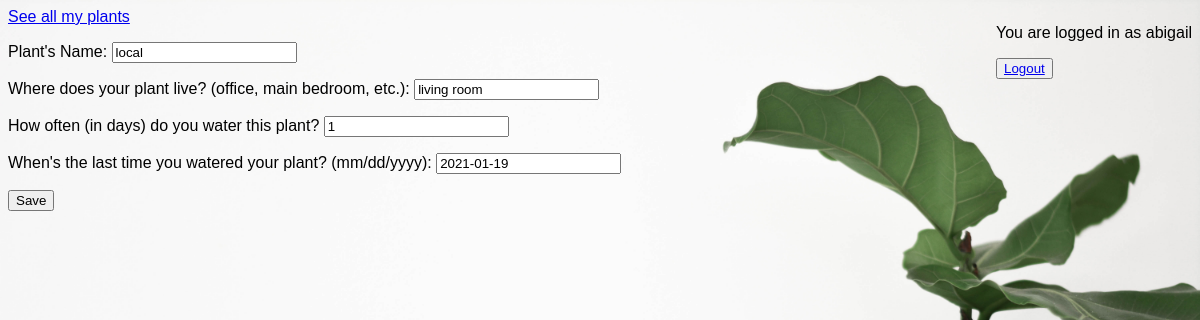
Screenshot of /plants/3/update/ (signed in) with the database file from the repository.
### plants/models.py (models this page shows, shortened)
class plants(models.Model):
	user=models.ForeignKey(User, on_delete=models.CASCADE)
	name= models.CharField(max_length=50)
	location=models.CharField(max_length=200)
	frequency=models.PositiveSmallIntegerField()
	last_watered=models.DateField()
	event_id = models.CharField(max_length= 50, blank=True)

### plants/views.py (the view, shortened to what this page needs)
# urls.py: path('<int:pk>/update/', plant_update_view, name= 'update-plant'),
@login_required
def plant_update_view(request, pk):
	service=get_token(request)
	obj= plants.objects.get(pk=pk)
	form=PlantForm(request.POST or None, instance=obj)
	context= {
	'form': form
	}
	return render(request, "plants/plants_create.html", context)

### plants/forms.py
class PlantForm(forms.ModelForm):
	name= forms.CharField(label= "Plant's Name")
	location= forms.CharField(label= "Where does your plant live? (office, main bedroom, etc.)")
	frequency=forms.IntegerField(label= 'How often (in days) do you water this plant?')
	last_watered= forms.DateField( label="When's the last time you watered your plant? (mm/dd/yyyy)")
	class Meta:
		model= plants
		fields= [
			'name',
			'location',
			'frequency',
			'last_watered'
		]

### plants/views.py (called while the page is built)
def get_token(request):
	token = SocialToken.objects.get(account__user=request.user, account__provider='google')
	credentials = Credentials(
		token=token.token,
		refresh_token=token.token_secret,
		token_uri='https://oauth2.googleapis.com/token',
		client_id='799544582104-gbpau73rvg05q41feqi11kc1t6odkkqb.apps.googleusercontent.com',
		client_secret=''
		)
	return build('calendar', 'v3', credentials=credentials)

### plants/templates/plants/plants_create.html
{% extends "base.html" %}
{% block content%}
<form method='POST'> {% csrf_token %}
{{form.as_p}}
<input type ='submit' value='Save' />
</form>
{% endblock%}

### plants/templates/base.html (shortened to what this page needs)
<!doctype html>
<html>
<head>
</head>
<body>
<a href='{% url "plants" %}'>See all my plants </a>
<div class= user>
<p> You are logged in as {{user.username}}</p>
<button class= "button logout"><a href='{% url "account_logout" %}'>Logout </a></button>
</div>
{% block content %}
{% endblock %}
</body>
{% load static %}
<link rel= "stylesheet" type= "text/css" href="{% static 'plants/style.css' %}">
</html>

### plants/static/plants/style.css (style rules this page uses)
body { font-family: Lora, sans-serif; background: green url("images/pexels-content-pixie-3554239.jpg"); background-size: cover; }
.user { float:right; }

### rows the page displays
plants: name "local", location "living room", frequency "1", last_watered "2021-01-19"

### other values shown
{{ user.username }} "abigail"
